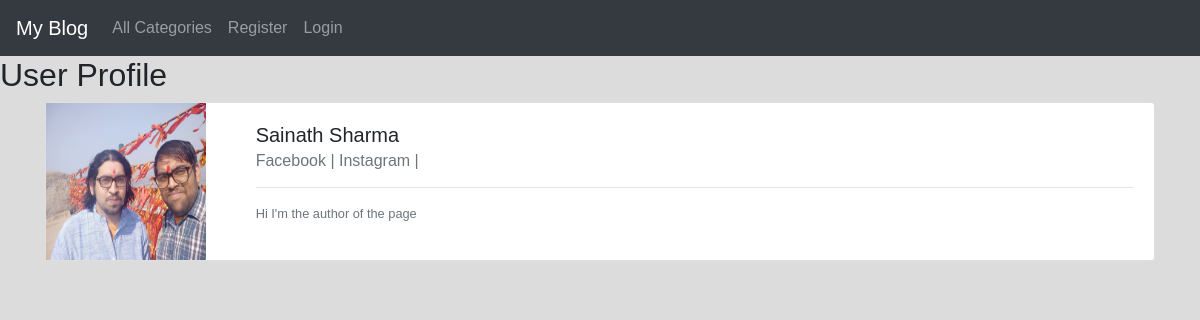
/members/1/profile/, run on the app's committed database.
### theblog/models.py (models this page shows, shortened)
class Profile(models.Model):
    user = models.OneToOneField(User, null = True, on_delete=models.CASCADE)
    bio = RichTextField()
    profile_pic = models.ImageField(null=True,blank =True, upload_to='profiles/', max_length=None)
    website_url = models.CharField(null= True,blank =True, max_length=500)
    facebook_url = models.CharField(null= True,blank =True, max_length=500)
    instagram_url = models.CharField(null= True,blank =True, max_length=500)
    other_url = models.CharField(null= True,blank =True, max_length=500)

### members/views.py (the view)
# urls.py: path('<int:pk>/profile/',ShowProfilePageView.as_view(),name='show_profile_page') ,
class ShowProfilePageView(DetailView):
    model = Profile
    template_name = 'registration/user_profile.html'
    def get_context_data(self, *args, **kwargs):
        users = Profile.objects.all()
        context = super(ShowProfilePageView,self).get_context_data(*args, **kwargs)
        page_user = get_object_or_404(Profile, id = self.kwargs['pk'])
        context['page_user'] = page_user
        return context

### members/templates/registration/user_profile.html (shortened to what this page needs)
<!DOCTYPE html>
{% extends 'base.html' %}
{% load static %}
{% block content %}
    <h2>User Profile</h2>
    <div class= 'container'>
        <div class="card mb-3" >
            <div class="row g-0">
              <div class="col-md-2">
                {% if  page_user.profile_pic %}
                   <img src="{{page_user.profile_pic.url}}" width="100%" height="100%" alt="...">
                {% else %}
                <img src="{% static 'theblog/images/default.jpg'%}" width="100%" height="100%" alt="default">
                {% endif %}
                  </div>
              <div class="col-md-10">
                <div class="card-body">
                  <h5 class="card-title">{{page_user.user.first_name|title}}  {{page_user.user.last_name|title}}
                      <br>
                      <small class="text-muted">
                          {% if page_user.facebook_url %}
                          <a class="text-muted" href="{{post.author.profile.facebook_url}}">Facebook</a> |
                          {% endif %}
                        {% if  page_user.instagram_url %}
                        <a  class="text-muted" href="{{post.author.profile.instagram_url}}">Instagram</a> |
                        {% endif %}
                        <hr>
                  </h5>
                  <p class="card-text">{{page_user.bio|safe}}</p>
                </div>
              </div>
            </div>
          </div>
        </div>
{% endblock content %}

### theblog/templates/base.html (style rules this page uses)
body { margin: 0; padding: 0; font-family: sans-serif; background:gainsboro; }

### data on the page
Profile: profile_pic (picture), user.first_name "Sainath", user.last_name "Sharma", bio "Hi I'm the author of the page"
